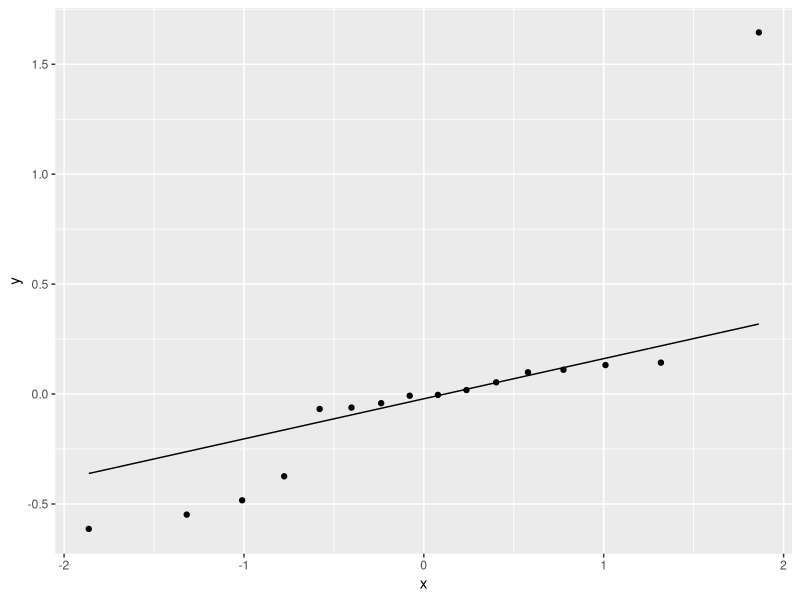
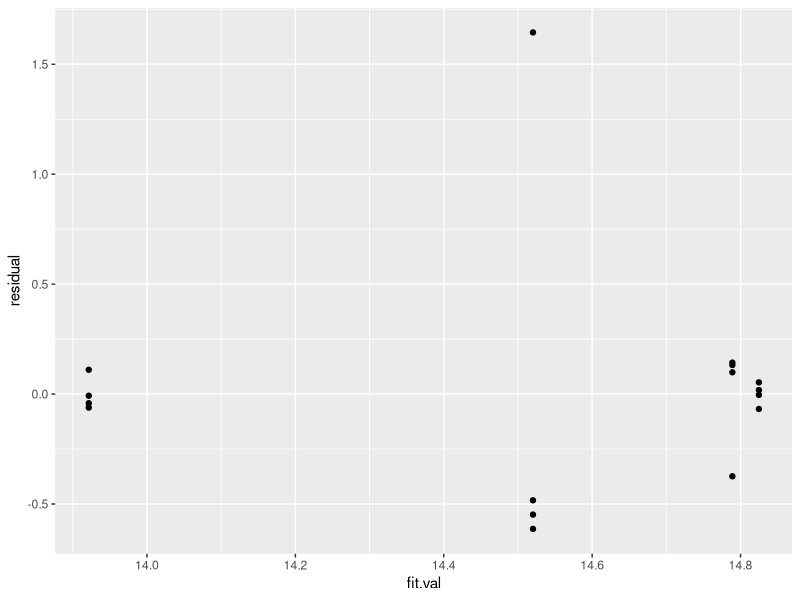
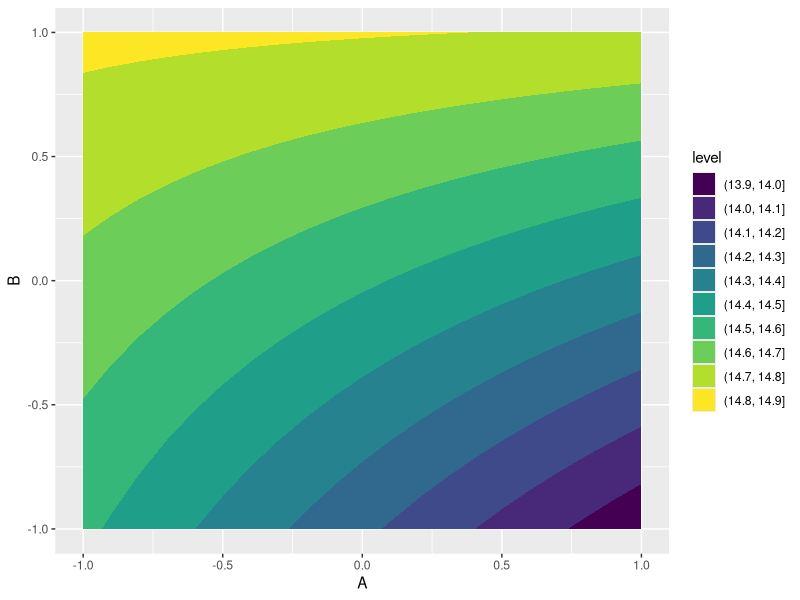
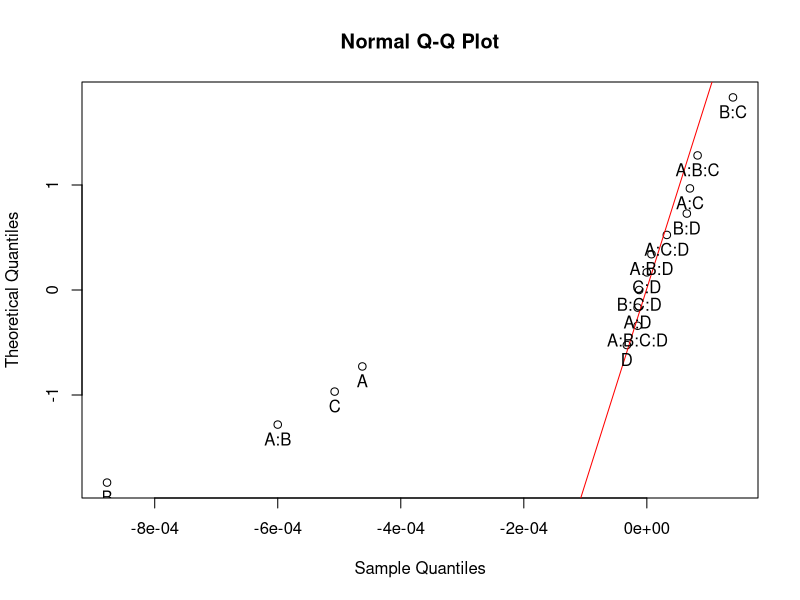
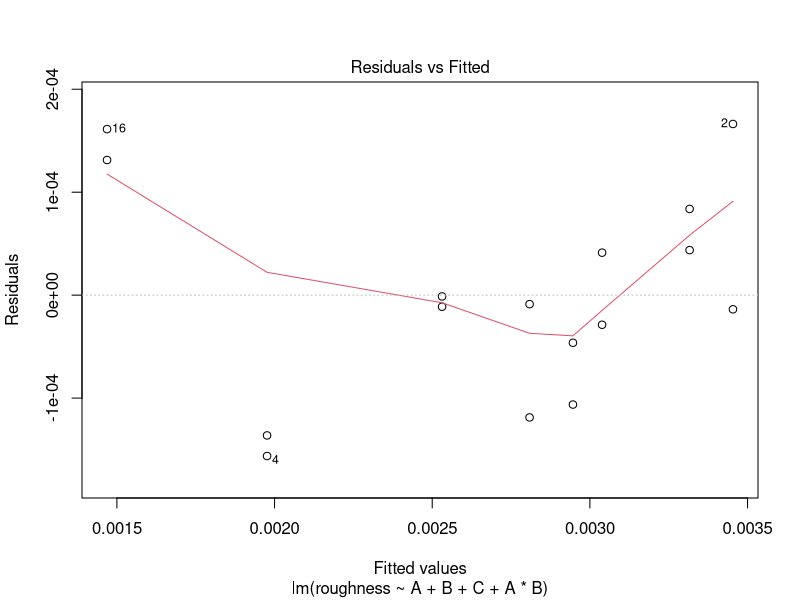
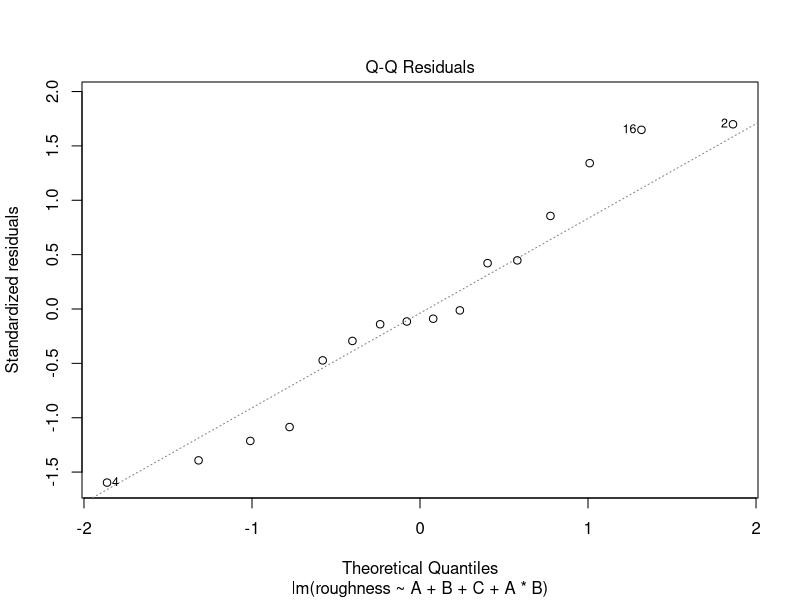
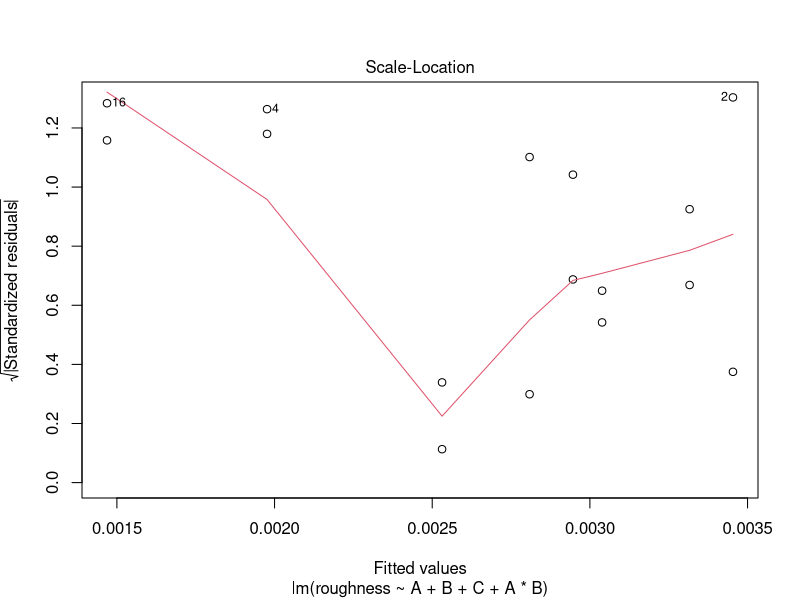
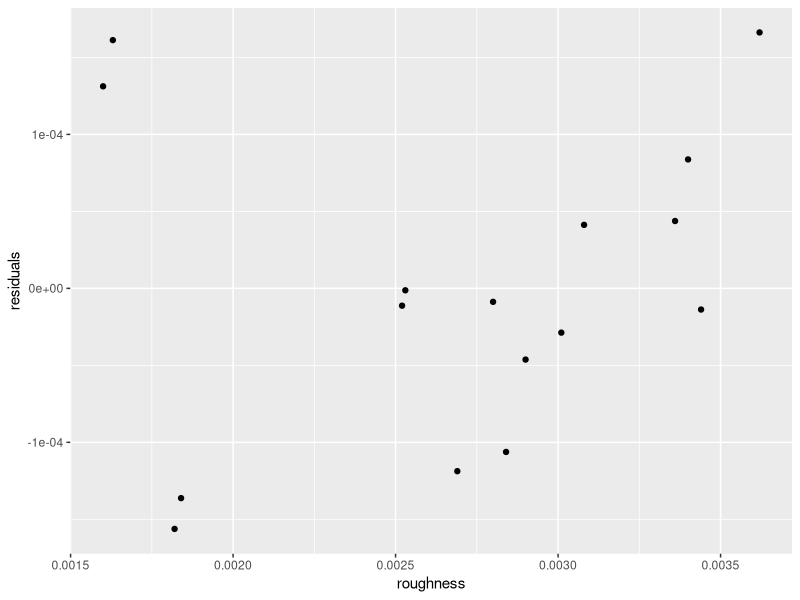

The R source for these figures, in order:
setwd("C:/users/11231/Desktop/stat424")

library(knitr)
dat14 = data.frame(A = rep(c(-1,1),times=2),
                   B = rep(rep(c(-1,1),each=2),times=1),
                   I = c(14.037,13.880,14.821,14.888),
                   II = c(16.165,13.860,14.757,14.921),
                   III = c(13.972,14.032,14.843,14.415),
                   IV = c(13.907,13.914,14.878,14.932))
kable(dat14)
library(tidyverse)
dat14<-dat14%>%
  pivot_longer(cols = c(I,II,III,IV),names_to="replicates",values_to="thickness")
fit14<-lm(thickness~A*B, data=dat14)
anova(fit14)
fit14$coefficients
dat14<-dat14%>%
  mutate(residual = fit14$residuals,
         fit.val = fit14$fitted.values)
dat14%>%ggplot(aes(sample=residual))+geom_qq()+geom_qq_line()
dat14%>%ggplot(aes(x=fit.val,y=residual))+geom_point()


nd<-expand.grid(A = seq(from = -1, to = 1, by = .1),
                B = c(-1,1))
nd$predTDS<-predict(fit14,newdata = nd)
ggplot(data=nd,aes(x=A, y = B, z = predTDS))+geom_contour_filled()


dat32 = data.frame(A = rep(c(-1,1),times=8),
                   B = rep(rep(c(-1,1),each=2),times=4),
                   C = rep(rep(c(-1,1),each=4),times = 2),
                   D = rep(c(-1,1),each=8),
                   roughness=c(0.00340,0.00362,0.00301,0.00182,
                                 0.00280,0.00290,0.00252,0.00160,
                                 0.00336,0.00344,0.00308,0.00184,
                                 0.00269,0.00284,0.00253,0.00163))
m32<-lm(roughness~A*B*C*D, data = dat32)
effects<-2*coef(m32)[-1]
daniel_plot<-function(effects,p=c(0.3,0.7)){
  qq<-qqnorm(effects, datax = TRUE)
  qqline(effects,col="red",probs=p,datax=TRUE)
  text(qq$x,qq$y,names(effects),pos=1)
}
daniel_plot(effects)
m32$coefficients
f1<-lm(roughness~A+B+C+A*B, data=dat32)
anova(f1)
plot(f1)
dat32$residuals<-resid(f1)
ggplot(dat32, aes(x=roughness, y=residuals))+geom_point()
dat32c = data.frame(A = rep(c(-1,1),times=8),
                    B = rep(rep(c(-1,1),each=2),times=4),
                    C = rep(rep(c(-1,1),each=4),times = 2),
                    D = rep(c(-1,1),each=8),
                    roughness=1/c(0.00340,0.00362,0.00301,0.00182,
                                0.00280,0.00290,0.00252,0.00160,
                                0.00336,0.00344,0.00308,0.00184,
                                0.00269,0.00284,0.00253,0.00163))
m32c<-lm(roughness~A*B*C*D, data = dat32c)
effects<-2*coef(m32c)[-1]
daniel_plot<-function(effects,p=c(0.3,0.7)){qq<-qqnorm(effects, datax = TRUE)
  qqline(effects,col="red",probs=p,datax=TRUE)
  text(qq$x,qq$y,names(effects),pos=1)}
daniel_plot(effects)
m32c$coefficients
f2<-lm(roughness~A+B+C+A*B, data=dat32c)
anova(f2)
plot(f2)
dat32c$residuals<-resid(f2)
ggplot(dat32c, aes(x=roughness, y=residuals))+geom_point()


dat2 = data.frame(
  A = rep(c(-1,1),times=2),B = rep(rep(c(-1,1),each=2),times=1),
  label=c("(1)","a","b","ab"),I = c(18.2,27.2,15.9,41.0),
  II = c(18.9,24.0,14.5,43.9),III = c(12.9,22.4,15.1,36.3),
  IV = c(14.4,22.5,14.2,39.9))
dat2<-pivot_longer(dat2,
                   cols=c('I','II','III','IV'),
                   names_to = 'replicate',
                   values_to='vibration')
dat2$block=factor(rep(c(1,2,3,4),times=4))
kable(dat2)
fit2 = lm(vibration~block+A+B+A*B, dat2)
anova(fit2)

